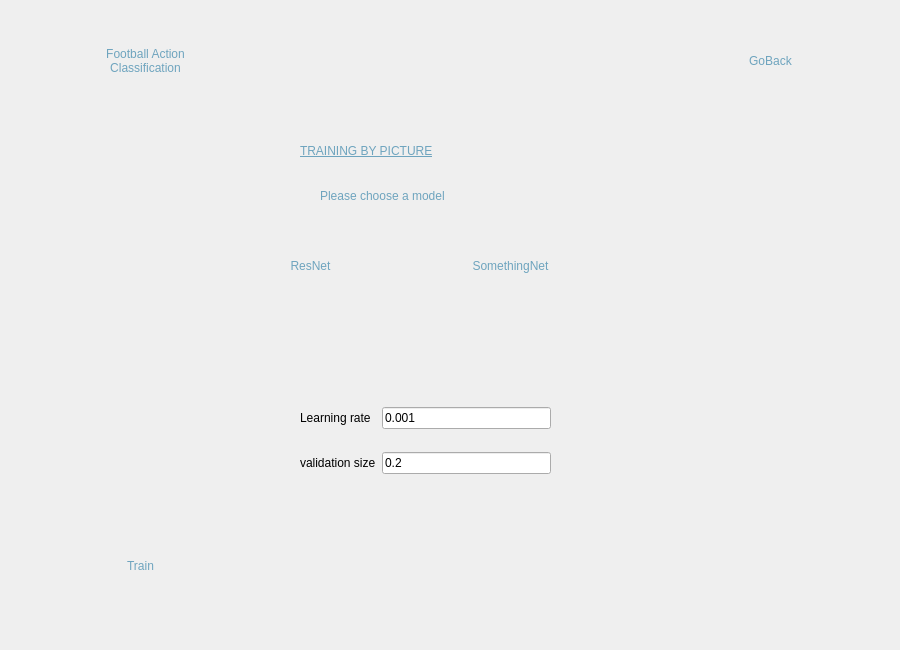
<?xml version="1.0" encoding="UTF-8"?>
<ui version="4.0">
 <class>Dialog</class>
 <widget class="QDialog" name="Dialog">
  <property name="geometry">
   <rect>
    <x>0</x>
    <y>0</y>
    <width>900</width>
    <height>650</height>
   </rect>
  </property>
  <property name="windowTitle">
   <string>Dialog</string>
  </property>
  <widget class="QWidget" name="backgroundwidget" native="true">
   <property name="geometry">
    <rect>
     <x>0</x>
     <y>0</y>
     <width>901</width>
     <height>651</height>
    </rect>
   </property>
   <property name="styleSheet">
    <string notr="true">QWidget#widget{ 
background-color: qlineargradient(spread:pad, x1:0.384211, y1:0.023, x2:0.768, y2:1, stop:0 rgba(29, 30, 73, 255), stop:1 rgba(39, 41, 100, 255));}</string>
   </property>
   <widget class="QLabel" name="backgroundPhoto">
    <property name="geometry">
     <rect>
      <x>0</x>
      <y>-30</y>
      <width>900</width>
      <height>700</height>
     </rect>
    </property>
    <property name="styleSheet">
     <string notr="true"/>
    </property>
    <property name="text">
     <string/>
    </property>
    <property name="pixmap">
     <pixmap>../Media/background.jpg</pixmap>
    </property>
    <property name="scaledContents">
     <bool>true</bool>
    </property>
   </widget>
   <widget class="QPushButton" name="resnetButton">
    <property name="geometry">
     <rect>
      <x>240</x>
      <y>220</y>
      <width>141</width>
      <height>91</height>
     </rect>
    </property>
    <property name="styleSheet">
     <string notr="true">QPushButton {
	border-radius: 15px;
	background-color: qlineargradient(spread:pad, x1:0.384211, y1:0.023, x2:0.768, 		y2:1, stop:0 rgba(29, 30, 73, 255), stop:1 rgba(39, 41, 100, 255));

	font: 75 14pt &quot;Comic Sans MS&quot;; color: rgb(110, 164, 190)
}

QPushButton:hover{
	background-color: rgb(54, 57, 138);
}
QPushButton:pressed{
	background-color: rgb(91, 96, 230);
}</string>
    </property>
    <property name="text">
     <string>ResNet</string>
    </property>
   </widget>
   <widget class="QPushButton" name="FACButton">
    <property name="geometry">
     <rect>
      <x>10</x>
      <y>10</y>
      <width>271</width>
      <height>101</height>
     </rect>
    </property>
    <property name="cursor">
     <cursorShape>PointingHandCursor</cursorShape>
    </property>
    <property name="styleSheet">
     <string notr="true">QPushButton {
	border-radius: 15px;
	background-color: qlineargradient(spread:pad, x1:0.384211, y1:0.023, x2:0.768, 		y2:1, stop:0 rgba(29, 30, 73, 255), stop:1 rgba(39, 41, 100, 255));

	font: 75 22pt &quot;Comic Sans MS&quot;; color: rgb(110, 164, 190)
}

QPushButton:hover{
	background-color: rgb(54, 57, 138);
}
QPushButton:pressed{
	background-color: rgb(91, 96, 230);
}</string>
    </property>
    <property name="text">
     <string>Football Action
Classification</string>
    </property>
   </widget>
   <widget class="QLabel" name="howItWorksText">
    <property name="geometry">
     <rect>
      <x>320</x>
      <y>170</y>
      <width>241</width>
      <height>51</height>
     </rect>
    </property>
    <property name="styleSheet">
     <string notr="true">font: 75 12pt &quot;Comic Sans MS&quot;; color: rgb(110, 164, 190)</string>
    </property>
    <property name="text">
     <string>Please choose a model</string>
    </property>
   </widget>
   <widget class="QLabel" name="howItWorksHeadText">
    <property name="geometry">
     <rect>
      <x>300</x>
      <y>130</y>
      <width>361</width>
      <height>41</height>
     </rect>
    </property>
    <property name="styleSheet">
     <string notr="true">font: 75 18pt &quot;Comic Sans MS&quot;; color: rgb(110, 164, 190);
text-decoration: underline;</string>
    </property>
    <property name="text">
     <string>TRAINING BY PICTURE</string>
    </property>
   </widget>
   <widget class="QPushButton" name="somethingButton">
    <property name="geometry">
     <rect>
      <x>440</x>
      <y>220</y>
      <width>141</width>
      <height>91</height>
     </rect>
    </property>
    <property name="styleSheet">
     <string notr="true">QPushButton {
	border-radius: 15px;
	background-color: qlineargradient(spread:pad, x1:0.384211, y1:0.023, x2:0.768, 		y2:1, stop:0 rgba(29, 30, 73, 255), stop:1 rgba(39, 41, 100, 255));

	font: 75 13pt &quot;Comic Sans MS&quot;; color: rgb(110, 164, 190)
}

QPushButton:hover{
	background-color: rgb(54, 57, 138);
}
QPushButton:pressed{
	background-color: rgb(91, 96, 230);
}</string>
    </property>
    <property name="text">
     <string>SomethingNet</string>
    </property>
   </widget>
   <widget class="QPushButton" name="predictButton">
    <property name="geometry">
     <rect>
      <x>70</x>
      <y>520</y>
      <width>141</width>
      <height>91</height>
     </rect>
    </property>
    <property name="styleSheet">
     <string notr="true">QPushButton {
	border-radius: 15px;
	background-color: qlineargradient(spread:pad, x1:0.384211, y1:0.023, x2:0.768, 		y2:1, stop:0 rgba(29, 30, 73, 255), stop:1 rgba(39, 41, 100, 255));

	font: 75 13pt &quot;Comic Sans MS&quot;; color: rgb(110, 164, 190)
}

QPushButton:hover{
	background-color: rgb(54, 57, 138);
}
QPushButton:pressed{
	background-color: rgb(91, 96, 230);
}</string>
    </property>
    <property name="text">
     <string>Train</string>
    </property>
   </widget>
   <widget class="QPushButton" name="goBackButton">
    <property name="geometry">
     <rect>
      <x>670</x>
      <y>40</y>
      <width>201</width>
      <height>41</height>
     </rect>
    </property>
    <property name="styleSheet">
     <string notr="true">QPushButton {
	border-radius: 15px;
	background-color: qlineargradient(spread:pad, x1:0.384211, y1:0.023, x2:0.768, 		y2:1, stop:0 rgba(29, 30, 73, 255), stop:1 rgba(39, 41, 100, 255));

	font: 75 13pt &quot;Comic Sans MS&quot;; color: rgb(110, 164, 190)
}

QPushButton:hover{
	background-color: rgb(54, 57, 138);
}
QPushButton:pressed{
	background-color: rgb(91, 96, 230);
}</string>
    </property>
    <property name="text">
     <string>GoBack</string>
    </property>
   </widget>
   <widget class="QWidget" name="gridLayoutWidget">
    <property name="geometry">
     <rect>
      <x>300</x>
      <y>390</y>
      <width>251</width>
      <height>101</height>
     </rect>
    </property>
    <layout class="QGridLayout" name="gridLayout">
     <item row="1" column="0">
      <widget class="QLabel" name="secondParameterText">
       <property name="text">
        <string>validation size</string>
       </property>
      </widget>
     </item>
     <item row="0" column="0">
      <widget class="QLabel" name="firstParameterText">
       <property name="text">
        <string>Learning rate</string>
       </property>
      </widget>
     </item>
     <item row="0" column="1">
      <widget class="QLineEdit" name="firstParameterEdit">
       <property name="text">
        <string>0.001</string>
       </property>
      </widget>
     </item>
     <item row="1" column="1">
      <widget class="QLineEdit" name="secondParameterEdit">
       <property name="text">
        <string>0.2</string>
       </property>
      </widget>
     </item>
    </layout>
   </widget>
  </widget>
 </widget>
 <resources>
  <include location="background.qrc"/>
 </resources>
 <connections/>
</ui>
